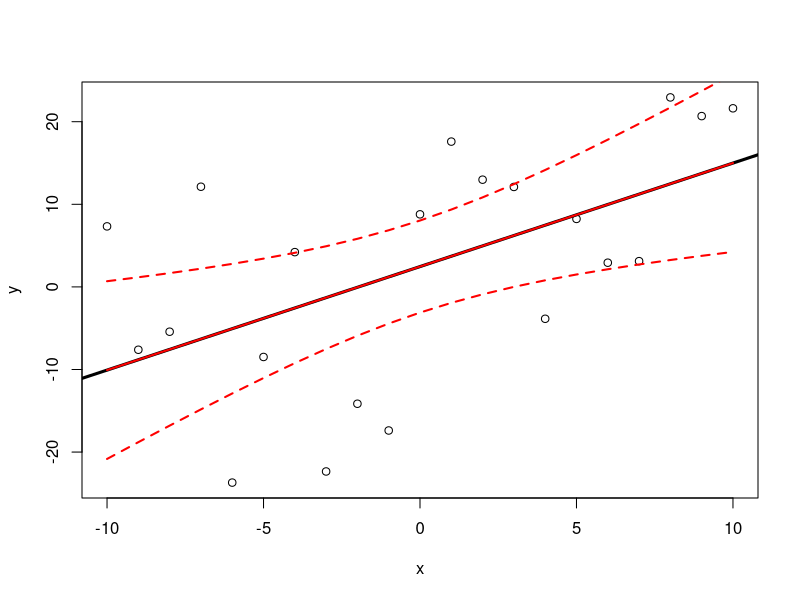
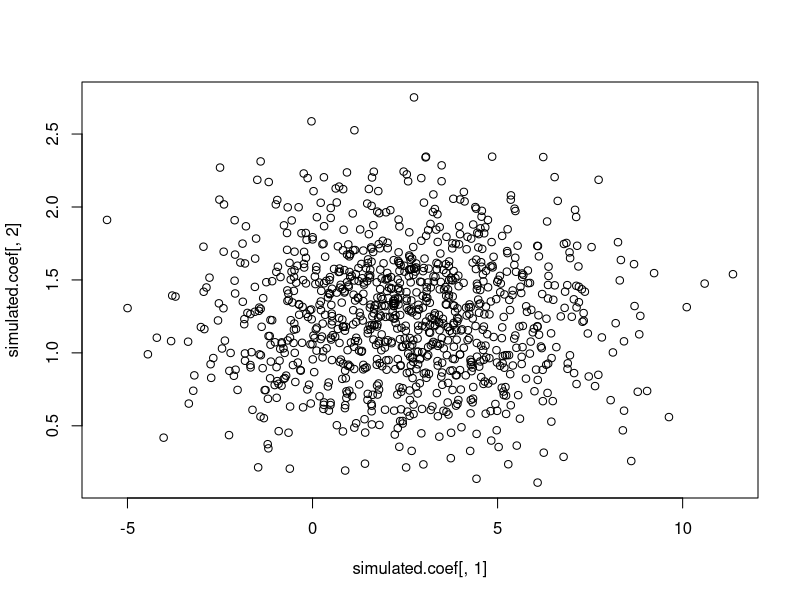
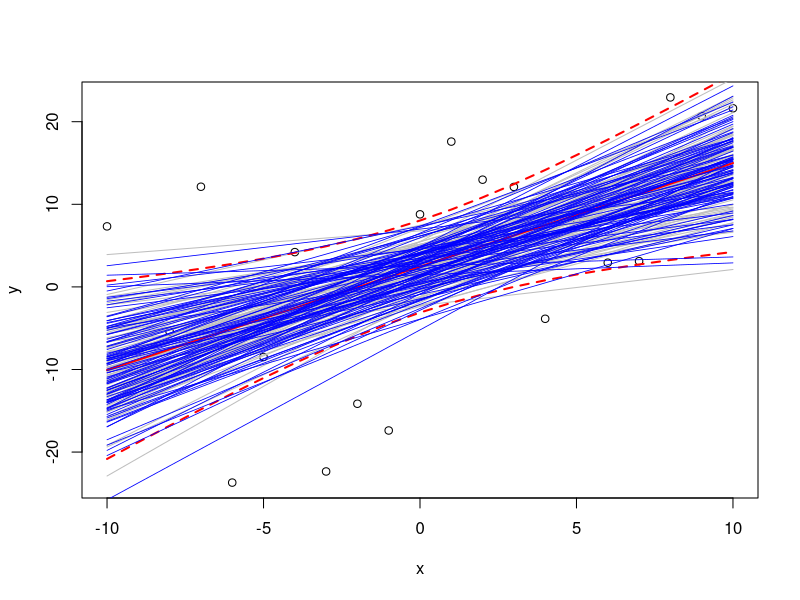
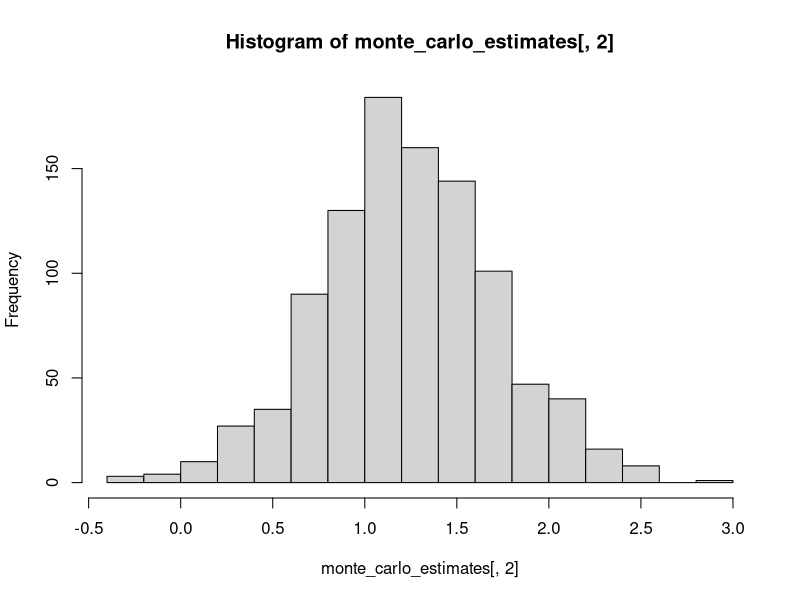
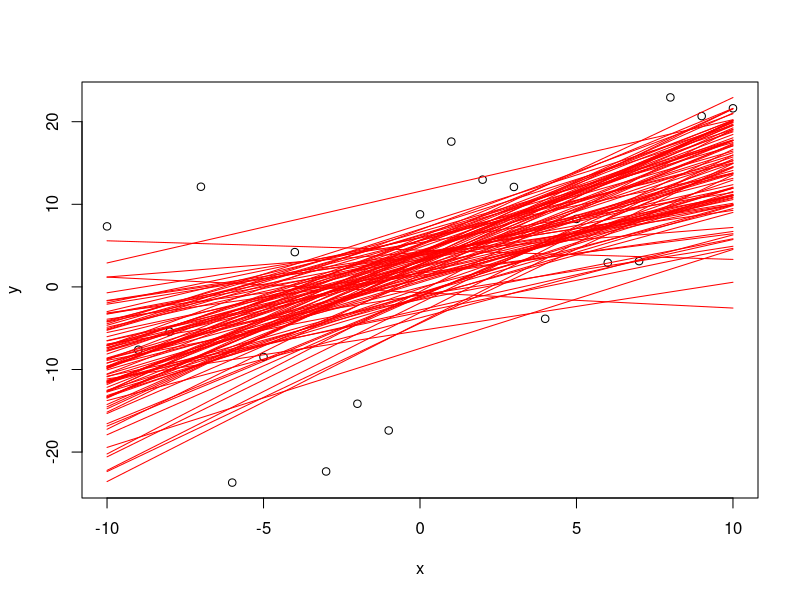

Here is the R script that generated these plots, in order:

# Ian Dworkin ZOL851: Tutorial on using monte carlo simulations for generating confidence intervals. 
# This tutorial puts the logic together more formally, but for a very simple example.
# Updated October 9th 2012

 # Here is an example of a simple Monte Carlo simulation, using fake data....
x <- -10:10 # generating a co-variate of "known" values.
b0 <- 0
b1 <- 1.5  # slope of the model

# Now we generate our response variable y, based on x.
# For the purposes of this tutorial, think of this vector y as the observed values for our response
y <-rnorm(length(x), b0 + b1*x, 10)
 
# We plot the relationship between y and x 
plot(y~x) # Scatterplot of y on x


lm.1 <- lm(y~x) # linear model of y ~ x. Before looking, think what the intercept should be? The slope?
coef(lm.1)
confint(lm.1)

vcov(lm.1) # This is the co-variance between parameter estimates. For the moment it does not matter much. Why?
summary(lm.1)

# And plot the fitted line (estimated from this simple regression)
abline(lm.1, lwd=3)


#####ASYMPTOTIC NORMAL CONFIDENCE BANDS  (FOR COMPARISON)  ##################
# Before we use monte carlo simulation to construct confidence intervals, let us start by using the asymptotic normal CIs (i.e. what you would normally construct based on the SE and the t-distribution).

#We use predict() to construct the asymptotic normal confidence intervals for the observed data. 

# creating a mock data frame to put in values for the predictor values which will be use to "predict values" of the response , including the confidence intervals.
x.frame <- data.frame(x=x) # the name of the predictor here needs to be the same as in the model frame 

# We are generating values of x using the actual x values, but we could also generate this just using a sequence, going from the minimum to maximum values of x as well. Take a look at x.frame to see what I mean. What IS IMPORTANT is that x is sorted!!!!

# generating confidence intervals. Here we are generating confidence intervals for the values of x in "x.frame" based on the model (lm.1). For each value of x it is providing a fitted value (first column) for y (i.e. the expected value, which should be the same as the abline), and the upper and lower confidence intervals. 
conf.int <- predict (lm.1, interval="conf", newdata=x.frame) 

# Note you can also use interval="pred" for CIs for future predicted observations of the response. These will have greater uncertainty (and this wider CIs).

#take a quick look at the predicted values (and their CIs)
head(conf.int)

# Now we plot the lines. We could use lines() to plot each of the three lines (estimates, lower CI, upperCI).
# Instead here we use the matlines (matrix of lines) function to plot all simultaneously.
# In this came for each column of y, it is plotting y vs x.
matlines(x = x.frame$x, y = conf.int, lty=c(1,2,2), lwd=2, col="red") 



#### Function to perform the Monte Carlo Simulation (Not accounting for uncertainty in Residual variation)
# Here is a little function that simulates a linear model with intercept a, slope b and standard deviation rse. It then performs a linear regression, and extracts co-efficients. This actually produces confidence intervals that are a bit too narrow (not appropriately conservative). Why? What is missing?
# a = intercept, b = slope, rse equals residual standard error for model.
# The default is to use the intercept and slope from the above model (lm.1) extracted from the coef(lm.1) and the rse from summary(lm.1)$sigma

SimReg1 <- function(mod.input = lm.1){
	a = coef(mod.input)[1] # intercept from model
	b = coef(mod.input)[2] # slope from model
	rse = summary(mod.input)$sigma  # residual standard "error" from model
	y.sim <- rnorm(n = length(x), mean = a + b*x, sd=rse) # generate simulated responses
	lm.sim <- lm(y.sim ~ x) # fit model of simulated responses onto predictor
	coef(lm.sim)} # extract coefficients (intercept and slope)

# number of simulations to perform
N <- 1000 

# Using replicate to repeat simulation N times.
simulated.coef <- replicate(N, SimReg1())

# For convenience, we transpose the output of simulations to have 2 columns (intercept and slope) and N rows
simulated.coef <- t(simulated.coef)

sd(simulated.coef[,1]) # This should approximate the standard error for the intercept (think about why)
sd(simulated.coef[,2]) # This should approximate the standard error for the slope

# compare to
summary(lm.1)$coef[,1:2]

# Approximate monte carlo CIs for the slope
quantile(simulated.coef[,2], c(0.025, 0.975))

#compare to asymptotic CIs for the slope
confint(lm.1)[2,]

# As with any parameter estimates we should consider if those estimated in this simulation are correlated.
cor(simulated.coef[,1], simulated.coef[,2])
plot(simulated.coef[,1], simulated.coef[,2])  

# no real covariation between intercept and slope in this case
# I did this on purpose. Think about how I did this (and why it is unlikey for real data)


###### Confidence bands: Asymptotic Normal vs. Monte Carlo for this simple model.
plot(y~x) # Scatterplot of y on x

# plotting the lines using the simulated intercepts and slopes.

for (i in 1:95){ # Why am I only using the first 95 simulations for the plot?
	curve (simulated.coef[i,1] + simulated.coef[i,2] * x, add=T, col="grey")
	}

# add the asymptotic normal CIs back on to the plot
matlines(x = x.frame$x, y = conf.int, lty=c(1,2,2),lwd=2, col="red") # Asymptotic Normal


	
##### Correcting our Simulation to allow for uncertainty in RSE
# As alluded to, the monte carlo CIs generated above may be too narrow, as we have not accounted for uncertainty in the RSE.

# Correcting our simulation to correctly propogate error (sample from RSE and then sample values conditional upon that).
# Remember that the RSE we get is just an estimate!!! It represents a RANDOM sample from a distribution as well.
# rse= residual standard error, df = residual degrees of freedom for model.
# We only need slightly modify our original function (df.sim, rse.sim)
# See Gelman and Hill for description of how we are incorporating uncertainty into the RSE

SimReg2 <- function(mod.input = lm.1){
	a = coef(mod.input)[1] 
	b = coef(mod.input)[2] 
	df.sim <- mod.input$df # residual degrees of freedom 
	rse = summary(mod.input)$sigma  # residual standard "error" from model
	rse.sim <- rse*sqrt(df.sim/rchisq(1, df = df.sim)) # incorporates UNCERTAINTY in RSE.
    y.sim <- rnorm(n = length(x), mean = a + b*x, sd=rse.sim) 
	lm.sim <- lm(y.sim ~ x) 
	coef(lm.sim)}

# And run simulation as before	
regression_simulation_adjusted <- replicate(N, SimReg2())
regression_simulation_adjusted <- t(regression_simulation_adjusted)

# Add lines to the previous plot
for (i in 1:95){
	curve (regression_simulation_adjusted[i,1] + regression_simulation_adjusted[i,2] * x, 
	    add=T, col="blue", lwd=0.8)}
################

# Compare the CIs for slope for the two different monte carlo functions with the asymptotic
quantile(regression_simulation_adjusted[,2], c(0.025, 0.975))
quantile(simulated.coef[,2], c(0.025, 0.975))
confint(lm.1)[2,]


### Note: Remember that we have NOT YET accounted for co-variation in parameter estimates. 
# We will cover this in one of the next screencasts

# A couple of alternatives
# Instead of using replicate can also use the for loop and call the function (which ever you prefer)

monte_carlo_estimates <- matrix(NA, ncol=2, nrow = N) # initialize a matrix to store simulated values

for(i in 1:N) {
	monte_carlo_estimates[i,] <- SimReg2()}

hist(monte_carlo_estimates[,2])


#######  sim() function in the arm library does most of this as well!!!!
# Gelman and Hill have also written some functions to do such simulations, but in very different ways. 
# See the notes in the powerpoint and the readings....

require(arm)
model.sim <- sim(lm.1, n.sims=N)
sim.slopes <- model.sim@coef[,2] # extracts the simulated slopes
quantile(sim.slopes,c(0.025,0.975)) # simulated confidence intervals
confint(lm.1)

# We can plot on the simulated lines to get confidence bands
plot(y~x)
for (i in 1:95){
	curve (model.sim@coef[i,1] + model.sim@coef[i,2] * x, add=T, col="red")
	}
	
